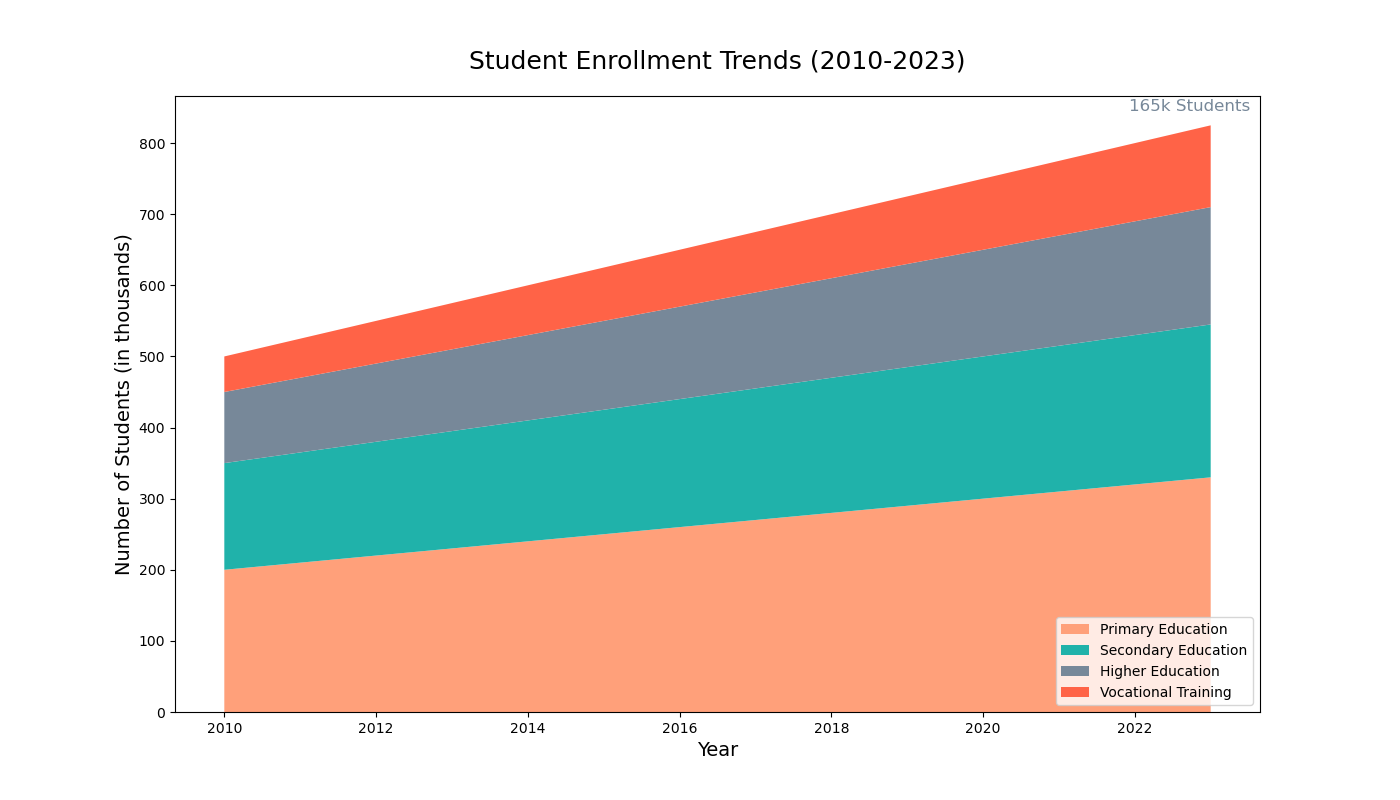

This figure's Python source:

import matplotlib.pyplot as plt

# Data for each year
years = list(range(2010, 2024))
primary_education = [200, 210, 220, 230, 240, 250, 260, 270, 280, 290, 300, 310, 320, 330]
secondary_education = [150, 155, 160, 165, 170, 175, 180, 185, 190, 195, 200, 205, 210, 215]
higher_education = [100, 105, 110, 115, 120, 125, 130, 135, 140, 145, 150, 155, 160, 165]
vocational_training = [50, 55, 60, 65, 70, 75, 80, 85, 90, 95, 100, 105, 110, 115]

# Creating a stacked area chart
plt.figure(figsize=(14, 8))
plt.stackplot(years, primary_education, secondary_education, higher_education, vocational_training, 
              colors=['#FFA07A', '#20B2AA', '#778899', '#FF6347'])

# Adding labels and title
plt.title('Student Enrollment Trends (2010-2023)', fontsize=18, pad=20)
plt.xlabel('Year', fontsize=14)
plt.ylabel('Number of Students (in thousands)', fontsize=14)

# Adding a legend
plt.legend(['Primary Education', 'Secondary Education', 'Higher Education', 'Vocational Training'], loc='lower right')

# Annotating the last data point for Higher Education
plt.annotate(f'{higher_education[-1]}k Students',
             (years[-1], sum([primary_education[-1], secondary_education[-1], higher_education[-1], vocational_training[-1]])),
             textcoords="offset points",
             xytext=(-15,10),
             ha='center',
             fontsize=12,
             color='#778899')

plt.show()
